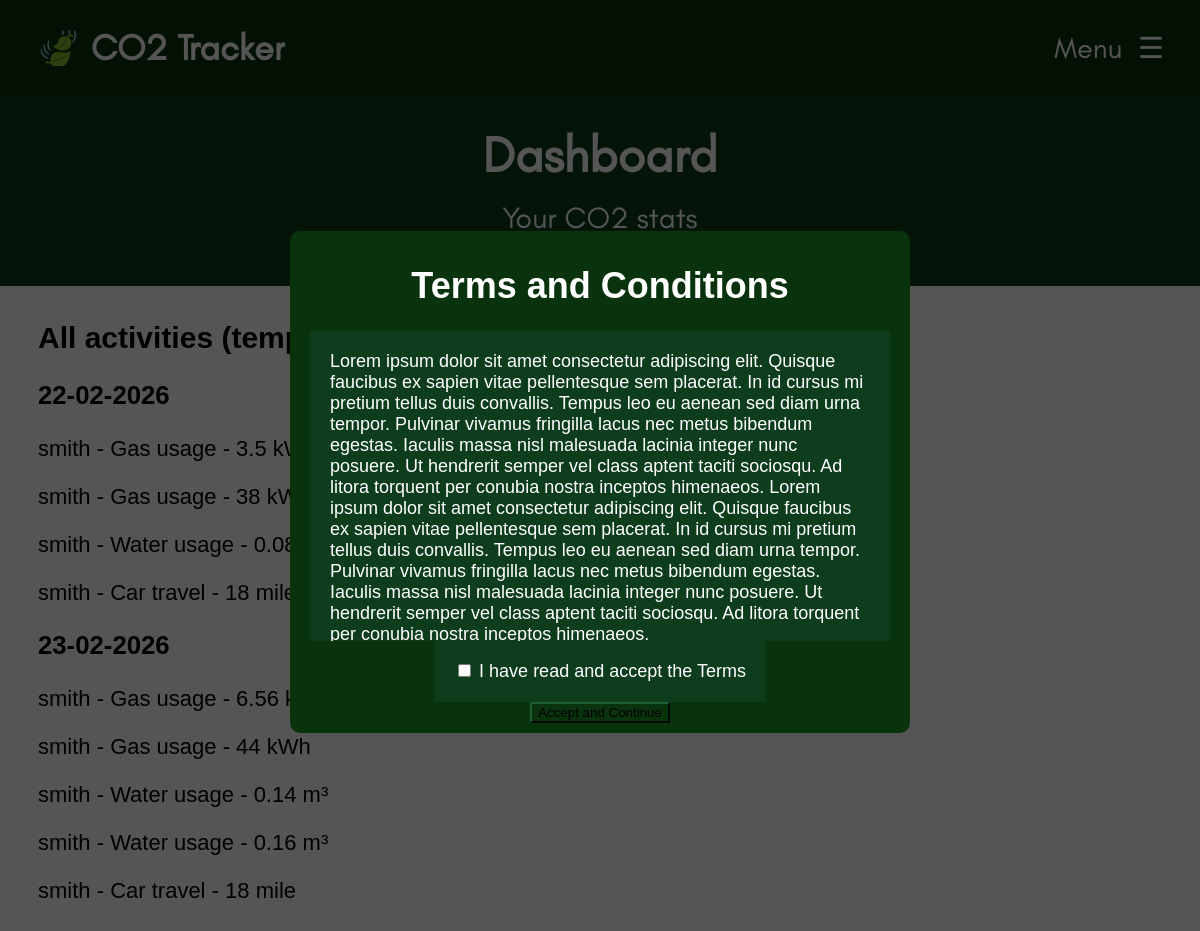
Before: / with the older database file.
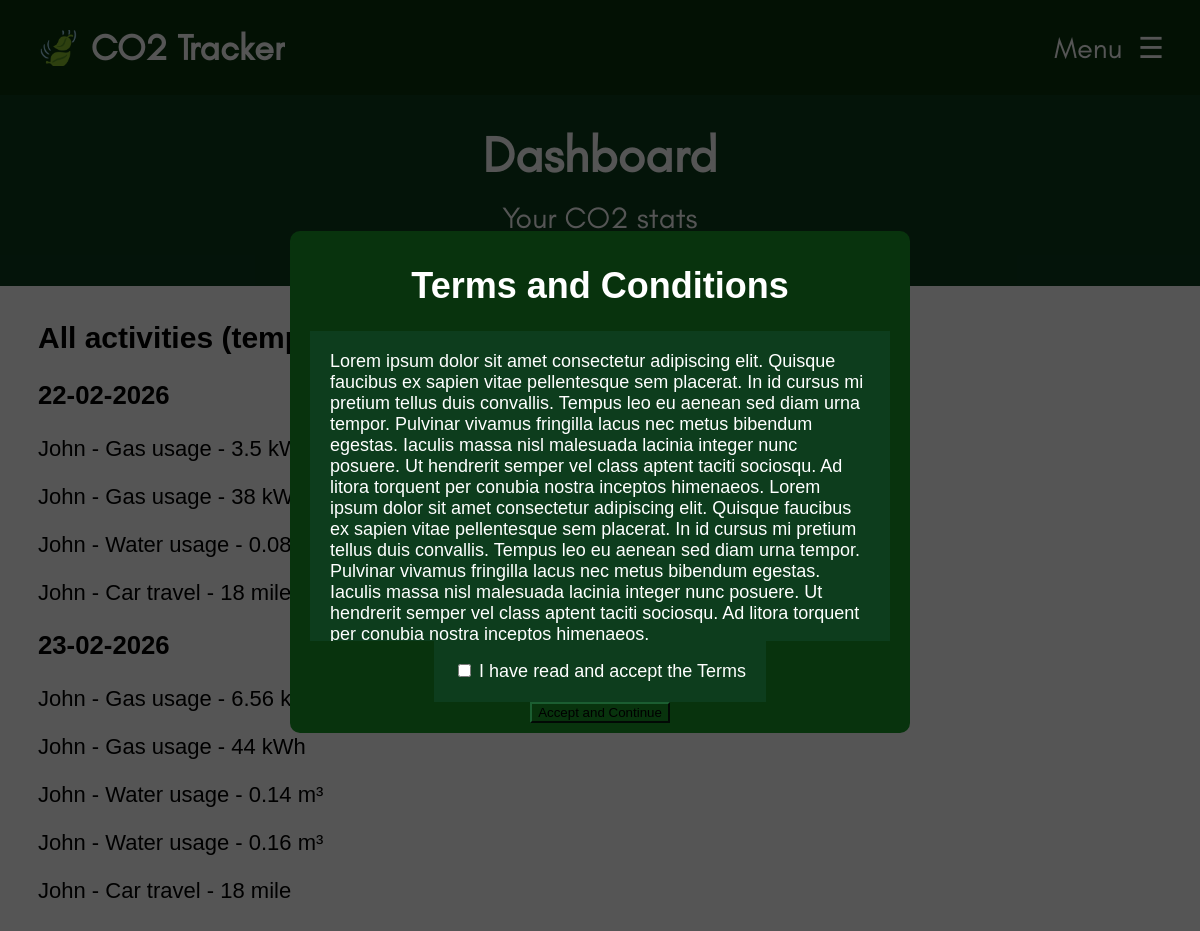
After: the same page with the newer database file.
### tables this page shows
CREATE TABLE Activity_Log
(
	Log_ID INTEGER PRIMARY KEY AUTOINCREMENT,
	User_ID INTEGER NOT NULL,
	Category_ID INTEGER NOT NULL,
	Value INTEGER NOT NULL,
	Activity_Date DATETIME NOT NULL,
	Notes TEXT,
	Calculated_Emissions REAL NOT NULL
);

CREATE TABLE User
(
	User_ID INTEGER PRIMARY KEY AUTOINCREMENT,
	Username TEXT NOT NULL,
	Password_Hash TEXT NOT NULL,
	Email TEXT NOT NULL,
	Num_Of_Household_Members INT NOT NULL
);

CREATE TABLE Emission_Category
(
	Category_ID TEXT PRIMARY KEY,
	Name TEXT NOT NULL,
	Description TEXT NOT NULL,
	Unit TEXT NOT NULL,
	Average REAL NOT NULL,
	Emission_Factor REAL NOT NULL,
	Emission_Unit TEXT NOT NULL
);

### components/functions.php (the view, shortened to what this page needs)
<?php
  function checkTC() {
    if (!isset($_SESSION["tcAccepted"])) {
      include("components/termsconditions.php");
      exit();
    }
  }
  function dbConnect(){
    $db = new SQLite3(__DIR__ . "/data.db");
    return $db;
  }
  function DisplayAllActivities() {
    $db = dbConnect();
    $results = $db->query(
        "SELECT AL.*, U.Username, C.Name, C.Unit
        FROM Activity_Log AL
        INNER JOIN User U ON AL.User_ID = U.User_ID
        INNER JOIN Emission_Category C ON AL.Category_ID = C.Category_ID
        ORDER BY AL.Activity_Date ASC
        ");
    if ($results)
    {
        $lastDate = "";
        while ($row = $results->fetchArray())
        {
            $currentDate = $row['Activity_Date'];
            if ($currentDate !== $lastDate) {
                echo "<h3>" . $currentDate . "</h3>";
                $lastDate = $currentDate;
            }
            echo "<p>" . $row['Username'] . " - " . $row['Name'] . " - " . $row['Value'] . " " . $row['Unit'] . "</p>";
        }
    }
    else {
        echo "No activities found or query failed.";
    }
  }
?>

### index.php (shortened to what this page needs)
<!DOCTYPE html>
<html lang="en">
  <?php
  include("components/head.php");
  ?>
<body>
    <?php
    include("components/navbar.php");
    ?>
    <div class="welcome-container">
        <h1 style="font-size: 50px; margin-bottom: -15px;">Dashboard</h1>
        <p style="font-size: 30px;">Your CO2 stats</p>
    </div>
    <div class="dashboard-container" style="padding-top: 230px; font-size: 22px;">
        <h1 style="font-size: 30px;">All activities (temporary)</h1>
        <?php DisplayAllActivities();?>
    </div>
    <?php checkTC();?>

### components/head.php (shortened to what this page needs)
<head>
    <link rel="stylesheet" href="css/style.css" />
    <link rel="stylesheet" href="css/navbar.css" />
    <link rel="stylesheet" href="css/termsconditions.css" />
    <?php
      require_once("components/functions.php");
    ?>
</head>

### components/navbar.php (shortened to what this page needs)
<header>
    <nav class="navbar">
        <ul class="navbar-items">
            <li class="navbar-logo">
                <a href="index.php">🍃 CO2 Tracker</a>
            </li>
            <li class="menu-button">
                <span onclick="openSideBar()">Menu &nbsp☰</span>
            </li>
        </ul>
    </nav>
</header>
<div id="sidebar-container" class="sidebar-container">
    <ul class="sidebar-items">
        <li style="font-size: 70px; text-align: center; justify-content: center; margin-bottom: -20px; margin-top: -30px; padding-left: 0px;"><a class="sidebar-logo" href="index.php">🍃</a><li>
    </ul>
</div>
<br><br><br>

### components/termsconditions.php (shortened to what this page needs)
<div id="tc-overlay">
  <div class="content">
    <h1>Terms and Conditions</h1>
    <div id="scroll-box" style="overflow:scroll;">Lorem ipsum dolor sit amet consectetur adipiscing elit. Quisque faucibus ex sapien vitae pellentesque sem placerat. In id cursus mi pretium tellus duis convallis. Tempus leo eu aenean sed diam urna tempor. Pulvinar vivamus fringilla lacus nec metus bibendum egestas. Iaculis massa nisl malesuada lacinia integer nunc posuere. Ut hendrerit semper vel class aptent taciti sociosqu. Ad litora torquent per conubia nostra inceptos himenaeos. Lorem ipsum dolor sit amet consectetur adipiscing elit. Quisque faucibus ex sapien vitae pellentesque sem placerat. In id cursus mi pretium tellus duis convallis. Tempus leo eu aenean sed diam urna tempor. Pulvinar vivamus fringilla lacus nec metus bibendum egestas. Iaculis massa nisl malesuada lacinia integer nunc posuere. Ut hendrerit semper vel class aptent taciti sociosqu. Ad litora torquent per conubia nostra inceptos himenaeos.</div>
    <div id="checkbox">
      <input type="checkbox" id="tc-accept-cb" name="Accept" value="True">
      <label for="tc-accept-cb"> I have read and accept the Terms</label><br>
    </div>
    <button id="tc-accept-btn" disabled>Accept and Continue</button>
  </div>
</div>

### css/style.css (style rules this page uses)
:root { --lighter-theme-colour: #1b5e31; --main-theme-colour: #0d3d1d; --darker-theme-colour: #08330d; --error-colour: #ff1313; }
.welcome-container { z-index: -1; display: flex; flex-direction: column; box-sizing: border-box; text-align: center; align-items: center; position: absolute; left: 0; right: 0; width: 100%; padding: 20px 0; background-color: var(--main-theme-colour); color: white; font-family: Glacial Indifference; }
.welcome-container p { font-size: 22px; }
body { font-size: 18px; font-family: Arial, Helvetica, sans-serif; }
.dashboard-container { padding: 30px; }

### css/navbar.css (style rules this page uses)
.navbar { color: #1e1919; background-color: #08330d; height: 95px; align-content: center; position: fixed; left: 0; right: 0; top: 0; bottom: 0; }
.navbar-items { text-decoration: none; font-family: Glacial Indifference; list-style: none; padding: 0 3%; display: flex; justify-content: space-between; align-items: center; background: none; height: 100%; margin: 0px; }
nav ul li a { text-decoration: none; margin-right: 24px; color: white; font-size: 29px; position: relative; }
.navbar-logo a { margin: 0; display: block; text-decoration: none; font-weight: bold; line-height: 100%; white-space: nowrap; overflow: hidden; color: #FFFFFF; font-size: 36px !important; background-color: transparent; transition: font-size 0.05s ease-in-out; }
.menu-button { font-size: 29px; transition: font-size 0.1s ease-in-out; color: white; }
.sidebar-container { position: fixed; top: 0; right: 0; width: 0px; height: 100%; background-color: #08330d; padding-top: 60px; z-index: 1001; overflow-x: hidden; transition: 0.5s; }
.sidebar-items { list-style-type: none; padding-left: 0; }
.sidebar-items li { background-color: #08330d; font-family: Glacial Indifference; height: 70px; display: flex; align-items: center; width: 100%; left: 0; padding-left: 30px; }
.sidebar-logo { text-decoration: none; transition: font-size 0.1s ease-in-out; }

### css/termsconditions.css (style rules this page uses)
#tc-overlay { position: fixed; z-index: 999; top: 0; left: 0; height: 100%; width: 100%; display: none; align-items: center; justify-content: center; background-color: #000a; color: #fff; }
#tc-overlay .content { height: 50%; width: 50%; display: flex; align-items: center; justify-content: center; flex-direction: column; background-color: var(--darker-theme-colour); padding: 10px; border-radius: 10px; }
#tc-overlay .content #scroll-box { padding: 20px; max-width: 90%; background-color: var(--main-theme-colour); }
#tc-overlay .content #checkbox { padding: 20px; max-width: 50%; background-color: var(--main-theme-colour); flex-direction: row; }
#tc-overlay .content #tc-accept-btn { background-color: var(--lighter-theme-colour); border-color: var(--darker-theme-colour); color: #fff; }
#tc-overlay .content #tc-accept-btn:disabled { background-color: var(--darker-theme-colour); border-color: var(--lighter-theme-colour); color: #000; }

Changed rows visible on the page:
changed through a linked row, activity_log (number 1 of 9 on the later page): User_ID.Username "smith" → "John"
changed through a linked row, activity_log (number 2 of 9 on the later page): User_ID.Username "smith" → "John"
changed through a linked row, activity_log (number 3 of 9 on the later page): User_ID.Username "smith" → "John"
changed through a linked row, activity_log (number 4 of 9 on the later page): User_ID.Username "smith" → "John"
changed through a linked row, activity_log (number 5 of 9 on the later page): User_ID.Username "smith" → "John"
changed through a linked row, activity_log (number 6 of 9 on the later page): User_ID.Username "smith" → "John"
changed through a linked row, activity_log (number 7 of 9 on the later page): User_ID.Username "smith" → "John"
changed through a linked row, activity_log (number 8 of 9 on the later page): User_ID.Username "smith" → "John"
changed through a linked row, activity_log (number 9 of 9 on the later page): User_ID.Username "smith" → "John"
